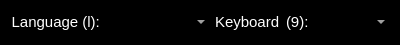
<?xml version="1.0" encoding="UTF-8"?>
<ui version="4.0">
 <class>LanguageDialog</class>
 <widget class="QDialog" name="LanguageDialog">
  <property name="windowModality">
   <enum>Qt::NonModal</enum>
  </property>
  <property name="geometry">
   <rect>
    <x>0</x>
    <y>0</y>
    <width>400</width>
    <height>45</height>
   </rect>
  </property>
  <property name="palette">
   <palette>
    <active>
     <colorrole role="WindowText">
      <brush brushstyle="SolidPattern">
       <color alpha="255">
        <red>255</red>
        <green>255</green>
        <blue>255</blue>
       </color>
      </brush>
     </colorrole>
     <colorrole role="Button">
      <brush brushstyle="SolidPattern">
       <color alpha="255">
        <red>0</red>
        <green>0</green>
        <blue>0</blue>
       </color>
      </brush>
     </colorrole>
     <colorrole role="Text">
      <brush brushstyle="SolidPattern">
       <color alpha="255">
        <red>255</red>
        <green>255</green>
        <blue>255</blue>
       </color>
      </brush>
     </colorrole>
     <colorrole role="ButtonText">
      <brush brushstyle="SolidPattern">
       <color alpha="255">
        <red>255</red>
        <green>255</green>
        <blue>255</blue>
       </color>
      </brush>
     </colorrole>
     <colorrole role="Base">
      <brush brushstyle="SolidPattern">
       <color alpha="255">
        <red>0</red>
        <green>0</green>
        <blue>0</blue>
       </color>
      </brush>
     </colorrole>
     <colorrole role="Window">
      <brush brushstyle="SolidPattern">
       <color alpha="255">
        <red>0</red>
        <green>0</green>
        <blue>0</blue>
       </color>
      </brush>
     </colorrole>
    </active>
    <inactive>
     <colorrole role="WindowText">
      <brush brushstyle="SolidPattern">
       <color alpha="255">
        <red>255</red>
        <green>255</green>
        <blue>255</blue>
       </color>
      </brush>
     </colorrole>
     <colorrole role="Button">
      <brush brushstyle="SolidPattern">
       <color alpha="255">
        <red>0</red>
        <green>0</green>
        <blue>0</blue>
       </color>
      </brush>
     </colorrole>
     <colorrole role="Text">
      <brush brushstyle="SolidPattern">
       <color alpha="255">
        <red>255</red>
        <green>255</green>
        <blue>255</blue>
       </color>
      </brush>
     </colorrole>
     <colorrole role="ButtonText">
      <brush brushstyle="SolidPattern">
       <color alpha="255">
        <red>255</red>
        <green>255</green>
        <blue>255</blue>
       </color>
      </brush>
     </colorrole>
     <colorrole role="Base">
      <brush brushstyle="SolidPattern">
       <color alpha="255">
        <red>0</red>
        <green>0</green>
        <blue>0</blue>
       </color>
      </brush>
     </colorrole>
     <colorrole role="Window">
      <brush brushstyle="SolidPattern">
       <color alpha="255">
        <red>0</red>
        <green>0</green>
        <blue>0</blue>
       </color>
      </brush>
     </colorrole>
    </inactive>
    <disabled>
     <colorrole role="WindowText">
      <brush brushstyle="SolidPattern">
       <color alpha="255">
        <red>255</red>
        <green>255</green>
        <blue>255</blue>
       </color>
      </brush>
     </colorrole>
     <colorrole role="Button">
      <brush brushstyle="SolidPattern">
       <color alpha="255">
        <red>0</red>
        <green>0</green>
        <blue>0</blue>
       </color>
      </brush>
     </colorrole>
     <colorrole role="Text">
      <brush brushstyle="SolidPattern">
       <color alpha="255">
        <red>255</red>
        <green>255</green>
        <blue>255</blue>
       </color>
      </brush>
     </colorrole>
     <colorrole role="ButtonText">
      <brush brushstyle="SolidPattern">
       <color alpha="255">
        <red>255</red>
        <green>255</green>
        <blue>255</blue>
       </color>
      </brush>
     </colorrole>
     <colorrole role="Base">
      <brush brushstyle="SolidPattern">
       <color alpha="255">
        <red>0</red>
        <green>0</green>
        <blue>0</blue>
       </color>
      </brush>
     </colorrole>
     <colorrole role="Window">
      <brush brushstyle="SolidPattern">
       <color alpha="255">
        <red>0</red>
        <green>0</green>
        <blue>0</blue>
       </color>
      </brush>
     </colorrole>
    </disabled>
   </palette>
  </property>
  <property name="font">
   <font>
    <pointsize>11</pointsize>
   </font>
  </property>
  <property name="windowTitle">
   <string notr="true"/>
  </property>
  <property name="styleSheet">
   <string notr="true">* {
background: black;
color: white;
border: 0;
}</string>
  </property>
  <layout class="QGridLayout" name="gridLayout">
   <item row="0" column="3">
    <widget class="QLabel" name="label">
     <property name="text">
      <string notr="true">(9):</string>
     </property>
    </widget>
   </item>
   <item row="0" column="4">
    <widget class="QComboBox" name="keyCombo">
     <property name="sizePolicy">
      <sizepolicy hsizetype="Fixed" vsizetype="Fixed">
       <horstretch>0</horstretch>
       <verstretch>0</verstretch>
      </sizepolicy>
     </property>
     <property name="minimumSize">
      <size>
       <width>0</width>
       <height>0</height>
      </size>
     </property>
     <property name="maximumSize">
      <size>
       <width>16777215</width>
       <height>16777215</height>
      </size>
     </property>
    </widget>
   </item>
   <item row="0" column="0">
    <widget class="QLabel" name="langLabel">
     <property name="minimumSize">
      <size>
       <width>70</width>
       <height>0</height>
      </size>
     </property>
     <property name="font">
      <font>
       <pointsize>11</pointsize>
      </font>
     </property>
     <property name="text">
      <string>Language (l): </string>
     </property>
     <property name="alignment">
      <set>Qt::AlignRight|Qt::AlignTrailing|Qt::AlignVCenter</set>
     </property>
    </widget>
   </item>
   <item row="0" column="1">
    <widget class="QComboBox" name="langCombo">
     <property name="sizePolicy">
      <sizepolicy hsizetype="Expanding" vsizetype="Fixed">
       <horstretch>0</horstretch>
       <verstretch>0</verstretch>
      </sizepolicy>
     </property>
     <addaction name="actionOpenComboBox"/>
    </widget>
   </item>
   <item row="0" column="2">
    <widget class="QLabel" name="label_2">
     <property name="text">
      <string>Keyboard</string>
     </property>
     <addaction name="actionOpenKeyCombo"/>
    </widget>
   </item>
  </layout>
  <action name="actionOpenComboBox">
   <property name="text">
    <string notr="true">openComboBox</string>
   </property>
   <property name="iconText">
    <string notr="true">openComboBox</string>
   </property>
   <property name="toolTip">
    <string notr="true">openComboBox</string>
   </property>
   <property name="shortcut">
    <string notr="true">L</string>
   </property>
   <property name="shortcutContext">
    <enum>Qt::ApplicationShortcut</enum>
   </property>
  </action>
  <action name="actionOpenKeyCombo">
   <property name="text">
    <string notr="true">openKeyCombo</string>
   </property>
   <property name="iconText">
    <string notr="true">openKeyCombo</string>
   </property>
   <property name="toolTip">
    <string notr="true">openKeyCombo</string>
   </property>
   <property name="shortcut">
    <string notr="true">9</string>
   </property>
   <property name="shortcutContext">
    <enum>Qt::ApplicationShortcut</enum>
   </property>
  </action>
 </widget>
 <resources/>
 <connections/>
</ui>
